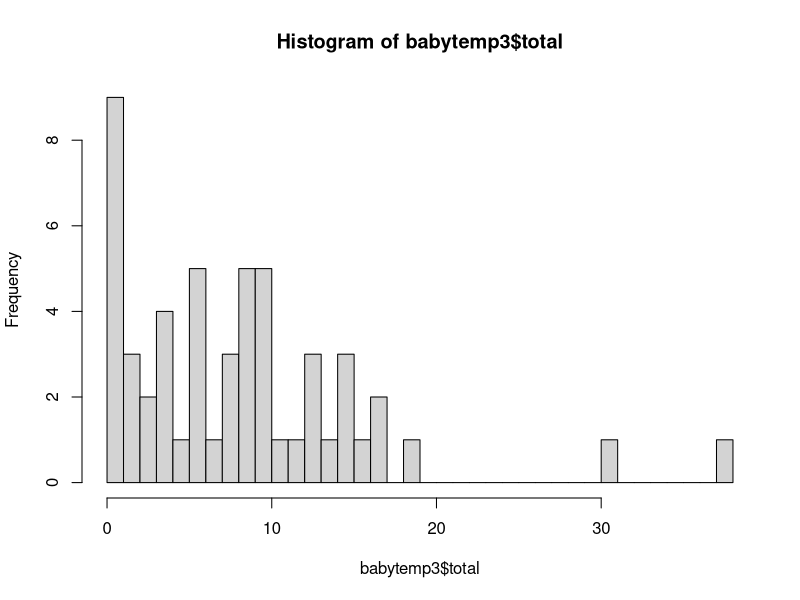
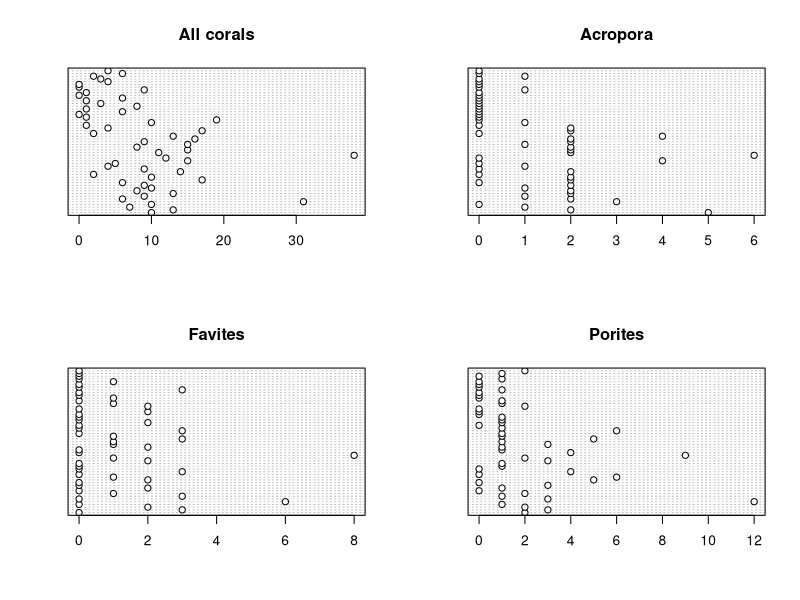
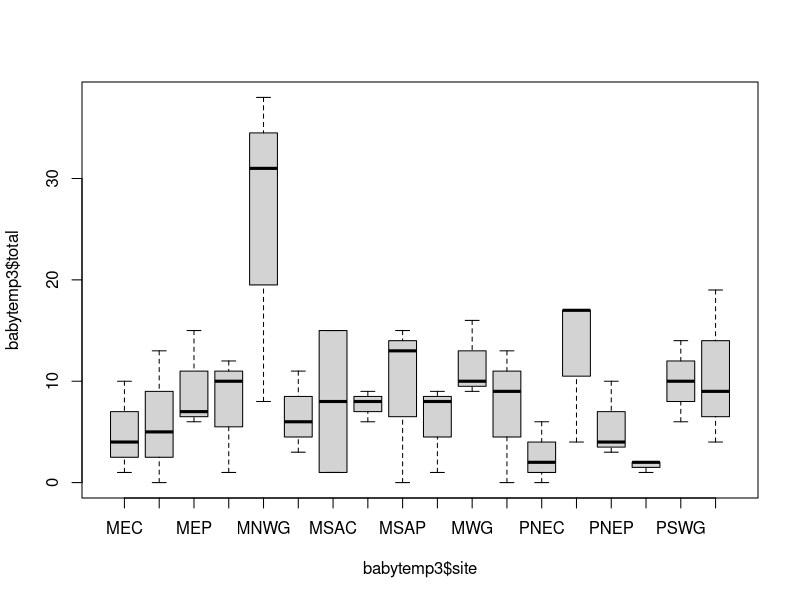
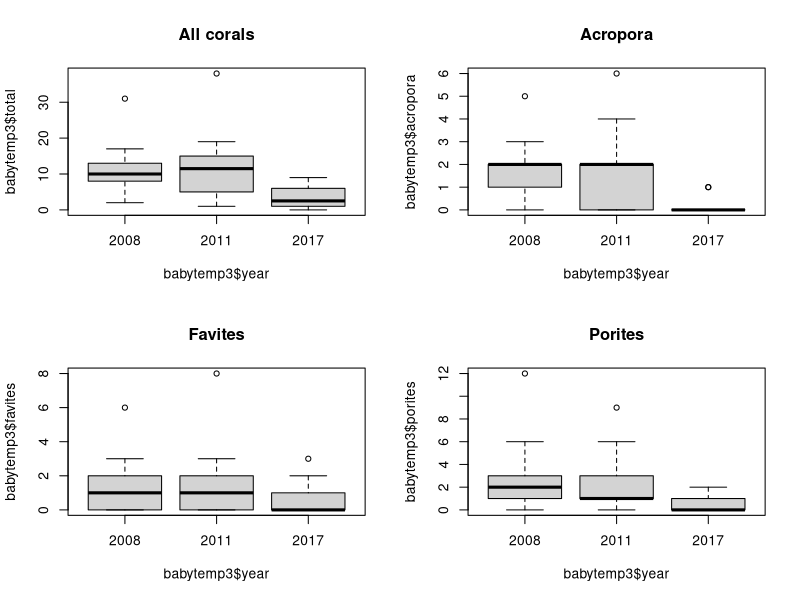

Here is the R script that generated these plots, in order: (Note: this script raises an error after producing the figures.)
#################### Prepare dataset

setwd("C:/Working directory")

babytemp3 <- read.csv("SeyBabies_Data_Temporal3.csv")

#################### Load packages & data housekeeping

library(lattice)
library(nlme)
library(lme4)
library(MASS)
library(ggplot2)
library(tidyverse)
library(emmeans)
library(gridExtra)

babytemp3<-babytemp3 %>% group_by(year, area, site) %>%
  summarise(total = mean(total), acropora = mean(acropora), 
            favites = mean(favites), porites = mean(porites))
babytemp3$total<-round(babytemp3$total/babytemp3$area)
babytemp3$acropora<-round(babytemp3$acropora/babytemp3$area)
babytemp3$favites<-round(babytemp3$favites/babytemp3$area)
babytemp3$porites<-round(babytemp3$porites/babytemp3$area)

babytemp3$year <- as.factor(babytemp3$year)
babytemp3$site <- as.factor(babytemp3$site)
str(babytemp3)


#################### Check response variable

hist(babytemp3$total, breaks = 30)

# All corals
sum(babytemp3$total == 0)
100 * sum(babytemp3$total == 0) / nrow(babytemp3)

# Acropora
sum(babytemp3$acropora == 0)
100 * sum(babytemp3$acropora == 0) / nrow(babytemp3)

#Favites
sum(babytemp3$favites == 0)
100 * sum(babytemp3$favites == 0) / nrow(babytemp3)

#Porites
sum(babytemp3$porites == 0)
100 * sum(babytemp3$porites == 0) / nrow(babytemp3)

#Outliers

par(mfrow = c(2,2))
dotchart(babytemp3$total, main = "All corals")
dotchart(babytemp3$acropora, main = "Acropora")
dotchart(babytemp3$favites, main = "Favites")
dotchart(babytemp3$porites, main = "Porites")

#site as random effect

par(mfrow = c(1,1))
plot(babytemp3$total ~ babytemp3$site)

#year as fixed effect

par(mfrow = c(2, 2))
boxplot(babytemp3$total ~ babytemp3$year, main = "All corals")
boxplot(babytemp3$acropora ~ babytemp3$year, main = "Acropora")
boxplot(babytemp3$favites ~ babytemp3$year, main = "Favites")
boxplot(babytemp3$porites ~ babytemp3$year, main = "Porites")

par(mfrow = c(1, 1))

#################### Fit model for all corals

#Linear model with offset to account for different quadrat sizes between years

LM1_total <- lm(total ~ year + offset(area), data = babytemp3)

#Test for overdispersion
E1 <- resid(LM1_total, type = "pearson")
N  <- nrow(babytemp3)
p  <- length(coef(LM1_total))
sum(E1^2) / (N - p)
#Overdispersed

#Random effects

LME1_total <- lme(total ~ year + offset(area), random =  ~1 | site, 
                  data = babytemp3)

E1 <- resid(LME1_total, type = "pearson")
N  <- nrow(babytemp3)
p  <- length(coef(LME1_total))
sum(E1^2) / (N - p)
#Underdispersed



#Try GLMM
GLMM1_total <- glmer(total ~ year + (1 | site) + offset(area), 
                     family = poisson, data = babytemp3)
E1 <- resid(GLMM1_total, type = "pearson")
N  <- nrow(babytemp3)
p  <- length(coef(GLMM1_total))
sum(E1^2) / (N - p)
#indicates GLMM

AIC(GLMM1_total, LME1_total, LM1_total)

#Investigate GLMM and LME fit
par(mfrow = c(3, 2))
plot(resid(GLMM1_total), babytemp3$total)
plot(resid(LME1_total), babytemp3$total)
plot(fitted(GLMM1_total), resid(GLMM1_total))
plot(fitted(LME1_total), resid(LME1_total))
hist(resid(LME1_total))
hist(resid(GLMM1_total))

#use GLMM

#################### All corals model result

summary(GLMM1_total)
emmeans(GLMM1_total, list(pairwise ~ year), adjust = "tukey")


#################### Fit model for Acropora

GLMM1_acro <- glmer(acropora ~ year + (1 | site) + offset(area), 
                   family = poisson, data = babytemp3)
E1 <- resid(GLMM1_acro, type = "pearson")
N  <- nrow(babytemp3)
p  <- length(coef(GLMM1_acro))
sum(E1^2) / (N - p)

hist(resid(GLMM1_acro))
plot(fitted(GLMM1_acro), resid(GLMM1_acro))

#################### Acropora model result

summary(GLMM1_acro)
emmeans(GLMM1_acro, list(pairwise ~ year), adjust = "tukey")

#################### Fit model for Favites
LME1_favi <- lme(favites ~ year + offset(area), random =  ~1 | site, 
                 data = babytemp3)

E1 <- resid(LME1_favi, type = "pearson")
N  <- nrow(babytemp3)
p  <- length(coef(LME1_favi))
sum(E1^2) / (N - p)

hist(resid(LME1_favi))
plot(fitted(LME1_favi), resid(LME1_favi))

#################### Favites model result

summary(LME1_favi)
emmeans(LME1_favi, list(pairwise ~ year), adjust = "tukey")

#################### Fit model for Porites

GLMM1_pori <- glmer(porites ~ year + (1 | site) + offset(area), 
                    family = poisson, data = babytemp3)
E1 <- resid(GLMM1_pori, type = "pearson")
N  <- nrow(babytemp3)
p  <- length(coef(GLMM1_pori))
sum(E1^2) / (N - p)

hist(resid(GLMM1_pori))
plot(fitted(GLMM1_pori), resid(GLMM1_pori))

summary(GLMM1_pori)
emmeans(GLMM1_pori, list(pairwise ~ year), adjust = "tukey")

#################### Observed values visualisation

theme_sleek <- function(base_size = 11, base_family = "") {
  half_line <- base_size/2
  theme_light(base_size = 11, base_family = "") +
    theme(
      panel.grid.major = element_blank(),
      panel.grid.minor = element_blank(),
      axis.ticks.length = unit(half_line / 2.2, "pt"),
      strip.background = element_rect(fill = NA, colour = NA),
      strip.text.x = element_text(colour = "grey30"),
      strip.text.y = element_text(colour = "grey30"),
      axis.text = element_text(colour = "grey30"),
      axis.title = element_text(colour = "grey30"),
      legend.title = element_text(colour = "grey30", size = rel(0.9)),
      panel.border = element_rect(fill = NA, colour = "grey70", size = 1),
      legend.key.size = unit(0.9, "lines"),
      legend.text = element_text(size = rel(0.7), colour = "grey30"),
      legend.key = element_rect(colour = NA, fill = NA),
      legend.background = element_rect(colour = NA, fill = NA),
      plot.title = element_text(colour = "grey30", size = rel(1)),
      plot.subtitle = element_text(colour = "grey30", size = rel(.85))
    )
}

theme_set(theme_sleek())

# turning into long format, keeping total density only
temp <- gather(babytemp3, taxa, cover, -year, -site, -area) %>%
  filter(taxa %in% c('total'))

# now estimate mean and se across sites
se<-function(x) sd(x)/sqrt(length(x))
temp<-temp %>% group_by(year, taxa) %>%
  summarise(mean = mean(cover), se = se(cover))

temp$year<-as.factor(temp$year)
temp

# Basic line plot with points
p1 <- ggplot(data=temp, aes(x=year, y=mean, group=1)) +
  geom_line(linetype = "dashed", color = "#f44323")+
  geom_point(size = 3, color="#112047")+
  geom_errorbar(aes(ymin=mean-se, ymax=mean+se), width=.05, color ="#2ca1db") +
  annotate(geom="text", x=0.5, y=14, label="A", color = "#636363") +
  labs(x = '', y = expression(paste("Mean juvenile coral density * ", m^-2)))

# turning into long format, keeping densities for selected taxa
temp <- gather(babytemp3, taxa, cover, -year, -site, -area) %>%
  filter(taxa %in% c('acropora', 'favites', 'porites'))
temp <- temp %>% group_by(taxa, year, site) %>%
  summarise(cover = mean(cover)) 
temp$year<-as.factor(temp$year)
temp$cover <- as.numeric(temp$cover)
str(temp)
head(temp)

p2 <- ggplot(data=temp, aes(x=taxa, y=cover, fill=year)) +
  geom_boxplot() +
  scale_fill_brewer(palette="Set2") + 
  annotate(geom="text", x=0.5, y=12, label="B", color = "#636363") +
  labs(x = '', y = expression(paste("Juvenile coral density * ", m^-2))) + 
  scale_x_discrete(labels = c(expression(paste(italic("Acropora"))), 
                              expression(paste(italic("Favites"))), 
                               expression(paste(italic("Porites")))))

p <- list(p1, p2)
marrangeGrob(p, nrow=2, ncol=1, top='')
